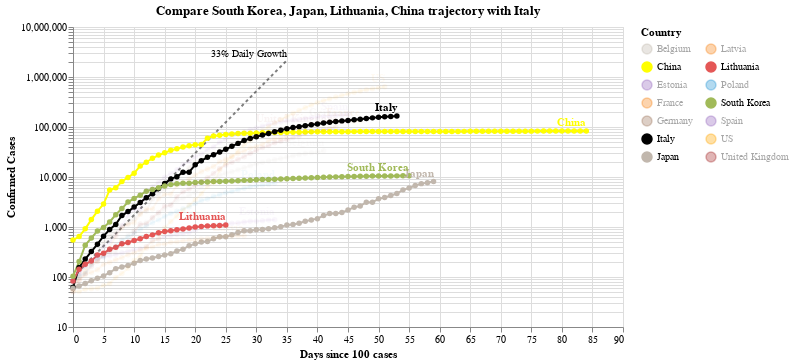

Write notebook code for a chart like this one.
### Code cell
#hide_input
chart3 = make_since_chart(['South Korea', 'Japan', 'Lithuania', 'China'])
chart3

### Figure 1 — Vega-Lite specification as saved in the notebook (floating-point values rounded to 4 significant figures; data arrays with more than 128 entries replaced by an {"elided": "..."} marker saying what was removed)
{"config": {"view": {"continuousWidth": 400, "continuousHeight": 300}}, "layer": [{"mark": {"type": "line", "color": "black", "opacity": 0.5, "strokeDash": [3, 3]}, "encoding": {"x": {"type": "quantitative", "field": "Days since 100 cases"}, "y": {"type": "quantitative", "field": "Confirmed Cases"}}}, {"mark": {"type": "text", "align": "right", "dy": -6, "fontSize": 10, "text": "33% Daily Growth"}, "encoding": {"x": {"type": "quantitative", "field": "Days since 100 cases"}, "y": {"type": "quantitative", "field": "Confirmed Cases"}}, "transform": [{"filter": "(datum['Days since 100 cases'] >= 35)"}]}, {"data": {"name": "data-df8da13369b23346a12157935c837c15"}, "mark": {"type": "line", "point": true}, "encoding": {"color": {"type": "nominal", "field": "Country", "legend": {"columns": 2}, "scale": {"domain": ["Belgium", "China", "Estonia", "France", "Germany", "Italy", "Japan", "Latvia", "Lithuania", "Poland", "South Korea", "Spain", "US", "United Kingdom"], "range": ["#C1B7AD", "yellow", "#9467bd", "#F58518", "#9D755D", "black", "#C1B7AD", "#F58518", "#E45756", "#2495D3", "#A1BA59", "#9467bd", "orange", "brown"]}}, "opacity": {"condition": {"value": 1, "selection": "selector008"}, "value": 0.05}, "tooltip": [{"type": "nominal", "field": "Country"}, {"type": "temporal", "field": "Date"}, {"type": "quantitative", "field": "Confirmed Cases"}, {"type": "quantitative", "field": "Days since 100 cases"}], "x": {"type": "quantitative", "field": "Days since 100 cases"}, "y": {"type": "quantitative", "field": "Confirmed Cases", "scale": {"type": "log"}}}, "selection": {"selector008": {"type": "multi", "fields": ["Country"], "bind": "legend", "init": [{"Country": "South Korea"}, {"Country": "Japan"}, {"Country": "Lithuania"}, {"Country": "China"}, {"Country": "Italy"}]}}, "width": 550}, {"data": {"name": "data-df8da13369b23346a12157935c837c15"}, "mark": {"type": "text", "align": "right", "dy": -8, "fontWeight": "bold"}, "encoding": {"color": {"type": "nominal", "field": "Country", "legend": {"columns": 2}, "scale": {"domain": ["Belgium", "China", "Estonia", "France", "Germany", "Italy", "Japan", "Latvia", "Lithuania", "Poland", "South Korea", "Spain", "US", "United Kingdom"], "range": ["#C1B7AD", "yellow", "#9467bd", "#F58518", "#9D755D", "black", "#C1B7AD", "#F58518", "#E45756", "#2495D3", "#A1BA59", "#9467bd", "orange", "brown"]}}, "opacity": {"condition": {"value": 1, "selection": "selector008"}, "value": 0.05}, "text": {"type": "nominal", "field": "Country"}, "tooltip": [{"type": "nominal", "field": "Country"}, {"type": "temporal", "field": "Date"}, {"type": "quantitative", "field": "Confirmed Cases"}, {"type": "quantitative", "field": "Days since 100 cases"}], "x": {"type": "quantitative", "field": "Days since 100 cases"}, "y": {"type": "quantitative", "field": "Confirmed Cases", "scale": {"type": "log"}}}, "transform": [{"filter": "(datum['Date'] >= 1586908800000)"}], "width": 550}], "data": {"name": "data-c1a3bbf4dd040f2e7e8e7a69520e3c2a"}, "title": "Compare South Korea, Japan, Lithuania, China trajectory with Italy", "$schema": "https://vega.github.io/schema/vega-lite/v4.0.2.json", "datasets": {"data-c1a3bbf4dd040f2e7e8e7a69520e3c2a": [{"Days since 100 cases": 0, "Confirmed Cases": 100.0}, {"Days since 100 cases": 1, "Confirmed Cases": 133.0}, {"Days since 100 cases": 2, "Confirmed Cases": 176.9}, {"Days since 100 cases": 3, "Confirmed Cases": 235.3}, {"Days since 100 cases": 4, "Confirmed Cases": 312.9}, {"Days since 100 cases": 5, "Confirmed Cases": 416.2}, {"Days since 100 cases": 6, "Confirmed Cases": 553.5}, {"Days since 100 cases": 7, "Confirmed Cases": 736.1}, {"Days since 100 cases": 8, "Confirmed Cases": 979.1}, {"Days since 100 cases": 9, "Confirmed Cases": 1302.0}, {"Days since 100 cases": 10, "Confirmed Cases": 1732.0}, {"Days since 100 cases": 11, "Confirmed Cases": 2303.0}, {"Days since 100 cases": 12, "Confirmed Cases": 3064.0}, {"Days since 100 cases": 13, "Confirmed Cases": 4074.0}, {"Days since 100 cases": 14, "Confirmed Cases": 5419.0}, {"Days since 100 cases": 15, "Confirmed Cases": 7207.0}, {"Days since 100 cases": 16, "Confirmed Cases": 9586.0}, {"Days since 100 cases": 17, "Confirmed Cases": 12750.0}, {"Days since 100 cases": 18, "Confirmed Cases": 16960.0}, {"Days since 100 cases": 19, "Confirmed Cases": 22550.0}, {"Days since 100 cases": 20, "Confirmed Cases": 29990.0}, {"Days since 100 cases": 21, "Confirmed Cases": 39890.0}, {"Days since 100 cases": 22, "Confirmed Cases": 53060.0}, {"Days since 100 cases": 23, "Confirmed Cases": 70560.0}, {"Days since 100 cases": 24, "Confirmed Cases": 93850.0}, {"Days since 100 cases": 25, "Confirmed Cases": 124800.0}, {"Days since 100 cases": 26, "Confirmed Cases": 166000.0}, {"Days since 100 cases": 27, "Confirmed Cases": 220800.0}, {"Days since 100 cases": 28, "Confirmed Cases": 293700.0}, {"Days since 100 cases": 29, "Confirmed Cases": 390600.0}, {"Days since 100 cases": 30, "Confirmed Cases": 519500.0}, {"Days since 100 cases": 31, "Confirmed Cases": 690900.0}, {"Days since 100 cases": 32, "Confirmed Cases": 918900.0}, {"Days since 100 cases": 33, "Confirmed Cases": 1222000.0}, {"Days since 100 cases": 34, "Confirmed Cases": 1625000.0}, {"Days since 100 cases": 35, "Confirmed Cases": 2162000.0}], "data-df8da13369b23346a12157935c837c15": {"elided": "657 records"}}}
